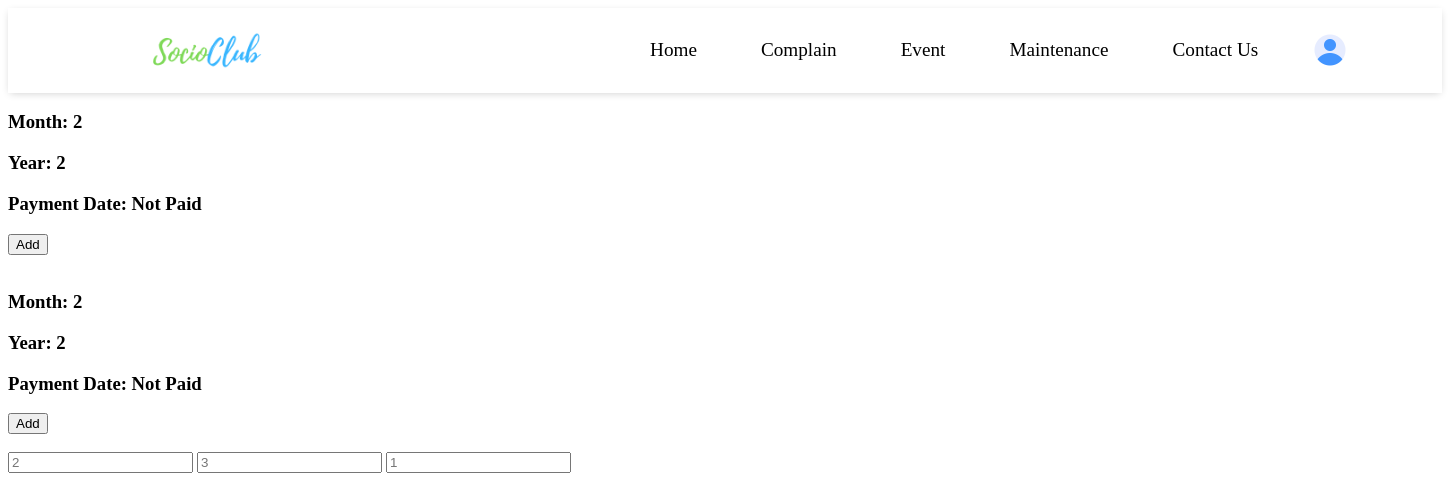
Page /test/ (signed in) on the earlier database version.
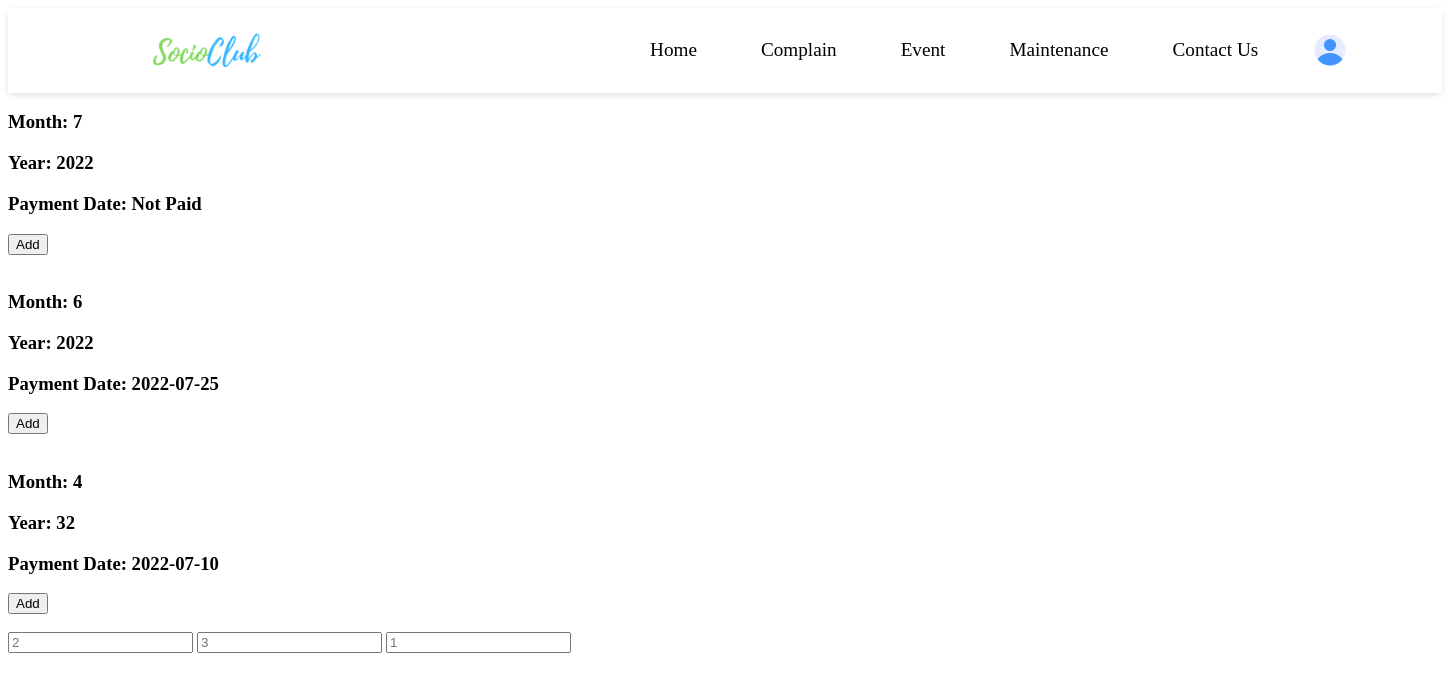
Same page on the later database version.
### user_data/models.py (models this page shows, shortened)
class Maintenance(models.Model):
    maintenance_user = models.ForeignKey(User, on_delete=models.CASCADE)
    maintenance_month = models.IntegerField()
    maintenance_year = models.IntegerField()
    payment_date = models.CharField(null=True, max_length=15)

### SocioClub/views.py (the view)
# urls.py: path('test/', views.test , name = "test"),
def test(request):
    maintenance_data = Maintenance.objects.filter(maintenance_user = request.user).order_by('-maintenance_month')
    return render(request, "test.html", {'maintenance_data': maintenance_data})

### templates/test.html (shortened to what this page needs)
{% extends "base.html" %}
{% block mainblock %}
{% for m in maintenance_data %}
<h3 id="{{m.maintenance_month}}">Month: {{m.maintenance_month}}</h3>
<h3 id="{{m.maintenance_year}}">Year: {{m.maintenance_year}}</h3>
{% if m.payment_date == "" %}
<h3 id="{{m.payment_date}}">Payment Date: Not Paid</h3>
{% else %}
<h3 id="{{m.payment_date}}">Payment Date: {{m.payment_date}}</h3>
{% endif %}
<button onclick="func({{m.maintenance_month}}, {{m.maintenance_year}}, {{m.payment_date}})">Add</button>
<br><br>
{% endfor %}
<input id="a" type="text" placeholder="2">
<input id="b" type="text" placeholder="3">
<input id="c" type="text" placeholder="1">
{% endblock %}

Differences in the rows shown:
removed Maintenance: maintenance_month "2", maintenance_year "2"
removed Maintenance: maintenance_month "2", maintenance_year "2"
added Maintenance: maintenance_month "7", maintenance_year "2022"
added Maintenance: maintenance_month "6", maintenance_year "2022", payment_date "2022-07-25"
added Maintenance: maintenance_month "4", maintenance_year "32", payment_date "2022-07-10"
